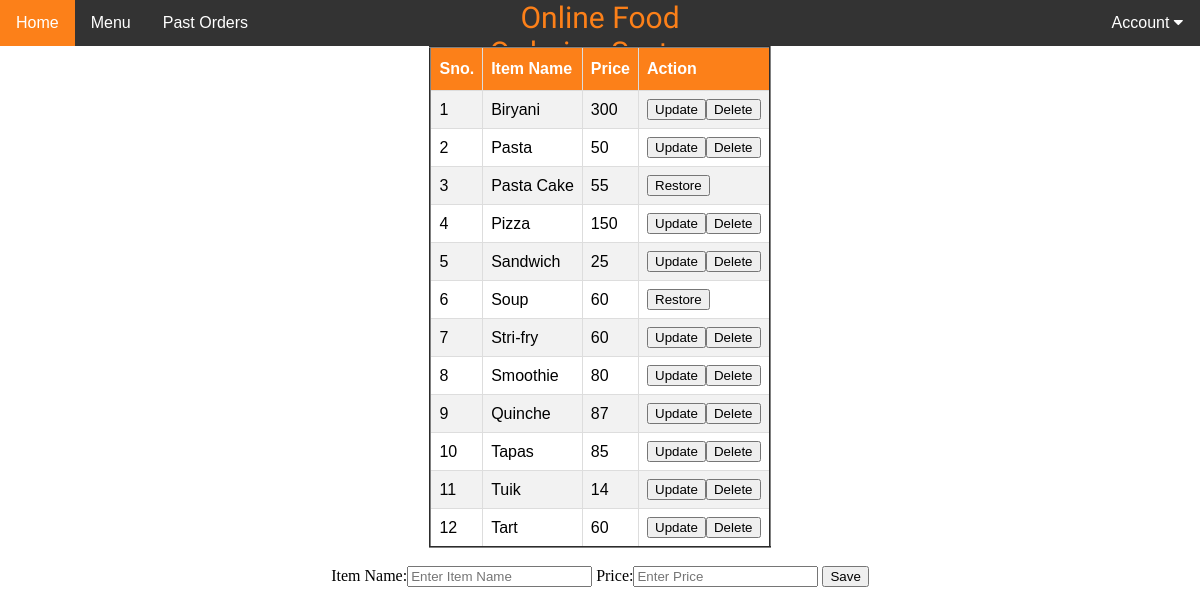
The app's page /hotel/menu.php (signed in) with its own data.
### tables this page shows
CREATE TABLE `items` (
  `id` int(11) NOT NULL,
  `hotel_name` varchar(20) NOT NULL,
  `item_name` varchar(20) NOT NULL,
  `price` int(11) NOT NULL,
  `deleted` tinyint(4) NOT NULL DEFAULT '0'
);

### hotel/menu.php (the view, shortened to what this page needs)
<?php
	include '../connection.php';
	$name = $_SESSION['name'];
?>
<html>
	<head>
	</head>
	<body>
		<?php include 'hotel_topnav.php'?>
		<center>
			<table id="hotel_table" border="2">
				<tr>
					<th>Sno.</th>
					<th>Item Name</th>
					<th>Price</th>
					<th>Action</th>
				</tr>
				<?php
					$sql = "SELECT * FROM items WHERE hotel_name='$name'";
					$query = mysqli_query($conn, $sql);
					$i=1;
					while($res=mysqli_fetch_array($query)){
						echo "<tr>
						<td>".$i++."</td>
						<td>".$res['item_name']."</td>
						<td>".$res['price']."</td>";
						if($res['deleted'] == 0){
							echo '<td><button value="Update"><a href="update_item.php?id='.$res['id'].'">Update</a></button>';
							echo '<button value="Delete"><a href="delete_item.php?id='.$res['id'].'">Delete</a></button></td>';
						}else{
							echo '<td><button value="Restore"><a href="restore_item.php?id='.$res['id'].'">Restore</a></button></td>';
						}
						echo "</tr>";
					}
				?>
			</table>
			<form action="add_item.php" method="POST">
				<label>Item Name:</label><input type="text" name="item_name" placeholder="Enter Item Name" required>
				<label>Price:</label><input type="number" name="price" placeholder="Enter Price" required>
				<input type="submit" name="save" value="Save">
			</form>
		</center>
	</body>
</html>

### css/nav.css (style rules this page uses)
body { overflow-x:hidden; margin: 0; padding: 0; }

### hotel/menu.php (style rules this page uses)
a { color: black; text-decoration: none !important; }
#hotel_table { font-family: "Trebuchet MS", Arial, Helvetica, sans-serif; border-collapse: collapse; }
#hotel_table td, #hotel_table th { border: 1px solid #ddd; padding: 8px; }
#hotel_table tr:nth-child(even) { background-color: #f2f2f2; }
#hotel_table th { padding-top: 12px; padding-bottom: 12px; text-align: left; background-color: #FC8019; color: white; }

### records on screen
items: item_name "Biryani", price "300"
items: item_name "Pasta", price "50"
items: item_name "Pasta Cake", price "55"
items: item_name "Pizza", price "150"
items: item_name "Sandwich", price "25"
items: item_name "Soup", price "60"
items: item_name "Stri-fry", price "60"
items: item_name "Smoothie", price "80"
items: item_name "Quinche", price "87"
items: item_name "Tapas", price "85"
items: item_name "Tuik", price "14"
items: item_name "Tart", price "60"
